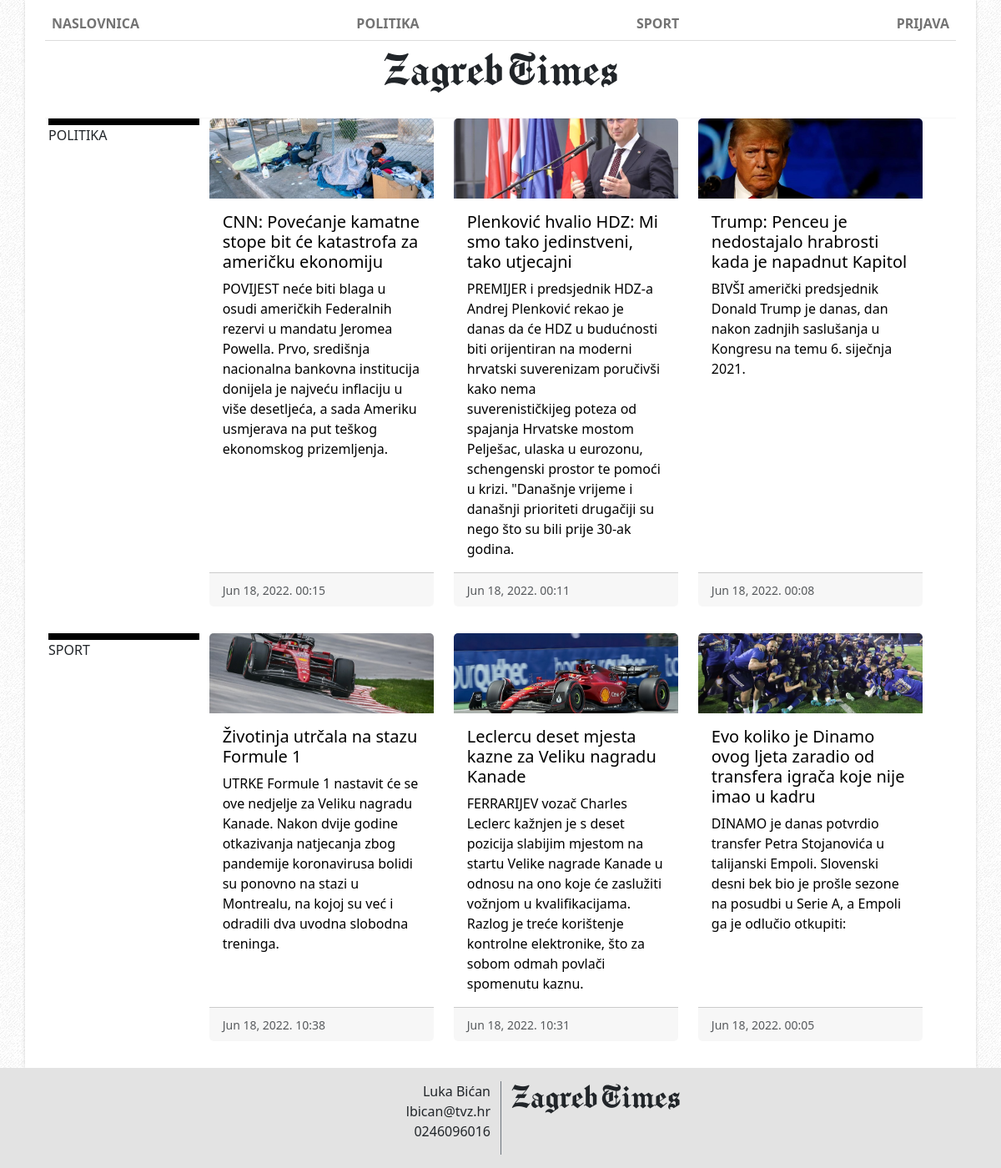
Before: / with the older database file.
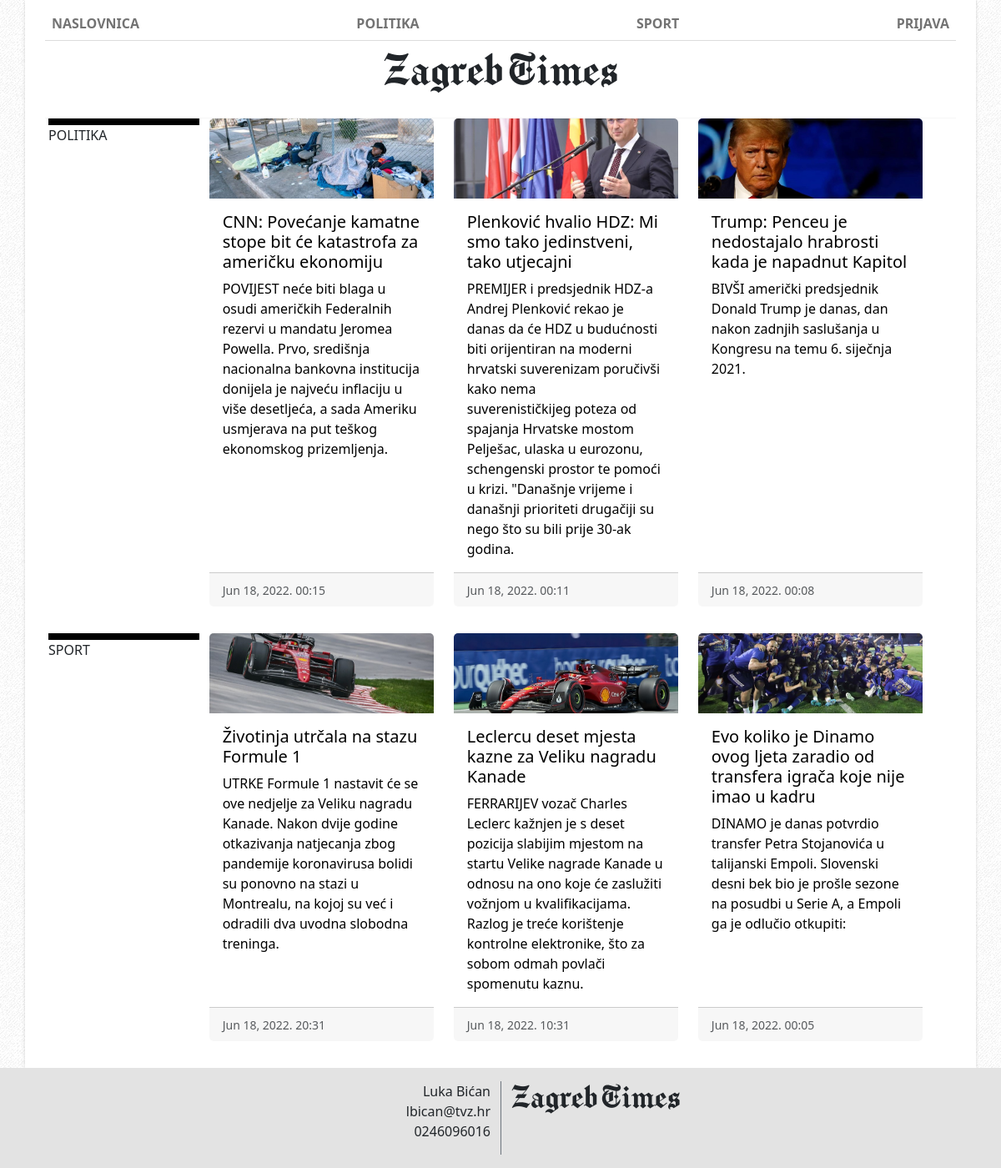
After: the same page with the newer database file.
### tables this page shows
CREATE TABLE `news` (
  `id` int(11) NOT NULL AUTO_INCREMENT,
  `title` varchar(255) DEFAULT NULL,
  `short_desc` text DEFAULT NULL,
  `content` text DEFAULT NULL,
  `author` varchar(120) DEFAULT NULL,
  `date` datetime DEFAULT NULL,
  `category` varchar(30) DEFAULT NULL,
  `photo` varchar(255) DEFAULT NULL,
  `archive` tinyint(2) NOT NULL DEFAULT 0,
  PRIMARY KEY (`id`)
);

### article-echo.php (the view, shortened to what this page needs)
<?php
function fetchArticles($type, $limit)
{
    $dbc = connectToDatabase();
    if ($dbc) {
        if ($limit) {
            $query = "SELECT * FROM news WHERE category = '" . $type . "'AND archive = 0 ORDER BY news.date DESC LIMIT 3;";
        } else {
            $query = "SELECT * FROM news WHERE category = '" . $type . "'AND archive = 0 ORDER BY news.date DESC;";
        }
        $result = mysqli_query($dbc, $query);
        if ($result) {
            while ($row = mysqli_fetch_array($result)) {
                $id = $row['id'];
                $title = $row['title'];
                $desc = $row['short_desc'];
                $date = $row['date'];
                $datetime = date("M d, Y. H:i", strtotime($date));
                $photo = $row['photo'];
                if($limit)
                {echo '<div class="col-lg-4 pb-2">';}
                else{
                    echo '<div class="col-lg-3 pb-2">';
                }
                echo '<a href = "article.php?id=' . $id . '" class="news-link"><div class="card h-100 ">
                    <img src= ' . $photo . ' class="card-img-top" alt="...">
                    <div class="card-body">
                        <h5 class="card-title">' . $title . '</h5>
                        <p class="card-text">' . $desc . '</p>
                    </div>
                    <div class="card-footer">
                    <small class="text-muted">' . $datetime . '</small>
                    </div>
                </div>
                </a>
            </div>';
            }
        }
    }
}

### index.php (shortened to what this page needs)
<!DOCTYPE html>
<html>
<head>
    <link rel="stylesheet" href="assets/bootstrap/css/bootstrap.min.css">
    <link rel="stylesheet" type="text/css" href="style.css">
    <link rel="stylesheet" type="text/css" href="assets/font/font.css" />
</head>
<body>
    <main class="container-lg bg-white">
        <?php
        include "func-php/navbar.php";
        ?>
        <div class="container-lg">
            <h1 class="text-center mb-4 h1-font">Zagreb Times</h1>
        </div>
        <?php include 'article-echo.php'; ?>
        <section class="row m-0 pb-4 px-3 position-relative" id="pol">
            <div class="col-lg-2 p-0 title d-flex flex-column justify-content-start">
                <span class="align-text-top">POLITIKA</span>
            </div>
            <div class="col-lg-10 d-flex justify-content-start row">
                <?php
                fetchArticles("pol", true);
                ?>
            </div>
        </section>
        <section class="row m-0 pb-4 px-3 position-relative" id="sport">
            <div class="col-lg-2 p-0 title d-flex flex-column justify-content-start">
                <span class="align-text-top">SPORT</span>
            </div>
            <div class="col-lg-10 d-flex justify-content-start row">
                <?php
                fetchArticles("sport", true);
                ?>
            </div>
        </section>
    </main>
    <footer class="container-fluid pt-3 pb-3">
        <div class="container-lg bg-transparent">
            <div class="row bg-transparent">
                <div class="col-lg-6">
                    <p class="text-end">Luka Bićan<br>lbican@tvz.hr<br>0246096016</p>
                </div>
                <div class="col-lg-6 border-start border-secondary">
                    <h2 class=" text-start">Zagreb Times</h2>
                </div>
            </div>
        </div>
    </footer>
</body>
</html>

### func-php/navbar.php (shortened to what this page needs)
<nav class="navbar navbar-expand-lg sticky-top bg-white">
    <div class="container-fluid">
        <div class="collapse navbar-collapse" id="navbarNavAltMarkup">
            <div class="navbar-nav navbar-main mr-auto">
                <a class="nav-link nav-effect text-uppercase fw-bold" href="index.php">Naslovnica</a>
                <a class="nav-link nav-effect text-uppercase fw-bold" href="category.php?category=pol">Politika</a>
                <a class="nav-link nav-effect text-uppercase fw-bold" href="category.php?category=sport">Sport</a>
                <?php
                if (isset($_SESSION['username'])) {
                    echo '
                            <div class="nav-item dropdown">
                            <a class="nav-link dropdown-toggle text-uppercase fw-bold" href="#" id="navbarDropdownMenuLink" role="button" data-bs-toggle="dropdown" aria-expanded="false">
                                ' . $_SESSION['username'] . '
                            </a>
                            <ul class="dropdown-menu " aria-labelledby="navbarDropdownMenuLink">';
                    if ($_SESSION['rights'] >= 1) {
                       echo '<li><a class="dropdown-item" href="admin.php"><i class="fa-solid fa-table-columns"></i> Administracija</a></li>';
                    }
                    echo '
                            <li><a class="dropdown-item" href="#"><i class="fa-solid fa-user"></i> Korisnički račun</a></li>
                            <li><a class="dropdown-item" href="func-php/logout.php"><i class="fa-solid fa-right-from-bracket"></i> Odjava</a></li>
                            </ul>
                            </div>';
                } else {
                    echo '<a class="nav-link nav-effect text-uppercase fw-bold" href="login.php">Prijava</a>';
                }
                ?>
            </div>
        </div>
    </div>
</nav>

### style.css (style rules this page uses)
.navbar-main, .mr-auto { flex: 1; margin: auto; display: flex; justify-content: space-between; border-bottom: 1px solid gainsboro; }
body { background: url(func-img/groovepaper.png) repeat; }
main { box-shadow: rgba(0, 0, 0, 0.16) 0px 1px 4px; }
footer { background-color: #e3e3e3; }
h1 { font-family: 'Chomsky Regular'; font-weight: normal; font-size: 50px; }
h2 { font-family: 'Chomsky Regular'; font-weight: normal; font-size: 36px; }
.title { border-top: 0.5rem solid black; }
.news-link { color: black; text-decoration: none; }
.news-link .card { transition: 0.5s; }
@media (min-width: 992px) { .nav-effect { transition: box-shadow 0.5s; } }
@media (min-width: 992px) { .card-img-top { width: 100% !important; height: 8vw !important; object-fit: cover !important; } }
.card { border: 0; }

Changed rows visible on the page:
changed news "Životinja utrčala na stazu Formule 1": date "Jun 18, 2022. 10:38" → "Jun 18, 2022. 20:31"
